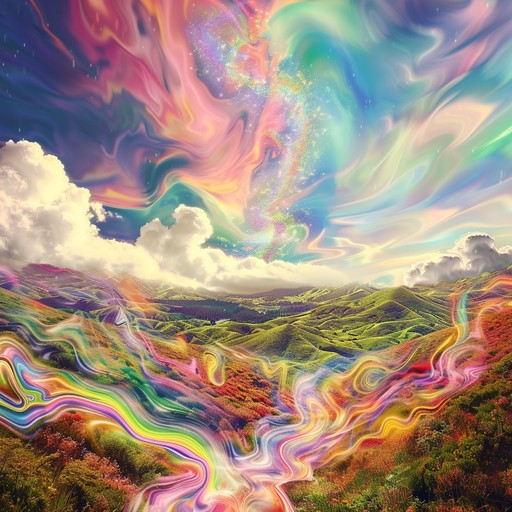
#> input picture Proje4/girdi_rgb.bmp, 512 x 512 px
$ python hafta9.py
#> lines starting #> are read from the running program, lines starting #| are printed output that depends on the picture
#> further down, img_bgr is the input picture: shape (512, 512, 3); mean B, G, R 128.4, 140.7, 159.5
#> `img_hsv = cv2.cvtColor(img_bgr, cv2.COLOR_BGR2HSV)`: img_hsv: shape (512, 512, 3); mean H, S, V 65.2, 93.5, 172.3
import os
import cv2
import numpy as np


def sentetik_renkli_bmp_olustur(dosya_yolu: str, genislik: int = 512, yukseklik: int = 512) -> None:
    x = np.arange(genislik, dtype=np.float64)[None, :]
    y = np.arange(yukseklik, dtype=np.float64)[:, None]

    b = np.clip(127.5 + 127.5 * np.sin(2.0 * np.pi * x / 256.0), 0, 255).astype(np.uint8)
    g = np.clip(127.5 + 127.5 * np.cos(2.0 * np.pi * y / 256.0), 0, 255).astype(np.uint8)
    r = np.clip(((x / genislik) + (y / yukseklik)) * 127.5, 0, 255).astype(np.uint8)

    img_bgr = np.stack(
        [
            np.broadcast_to(b, (yukseklik, genislik)),
            np.broadcast_to(g, (yukseklik, genislik)),
            np.broadcast_to(r, (yukseklik, genislik)),
        ],
        axis=-1,
    ).copy()
    cv2.imwrite(dosya_yolu, img_bgr)


def bgr_to_hsi_uint8(img_bgr: np.ndarray) -> np.ndarray:
    rgb = cv2.cvtColor(img_bgr, cv2.COLOR_BGR2RGB).astype(np.float64) / 255.0
    R = rgb[:, :, 0]
    G = rgb[:, :, 1]
    B = rgb[:, :, 2]

    intensity = (R + G + B) / 3.0
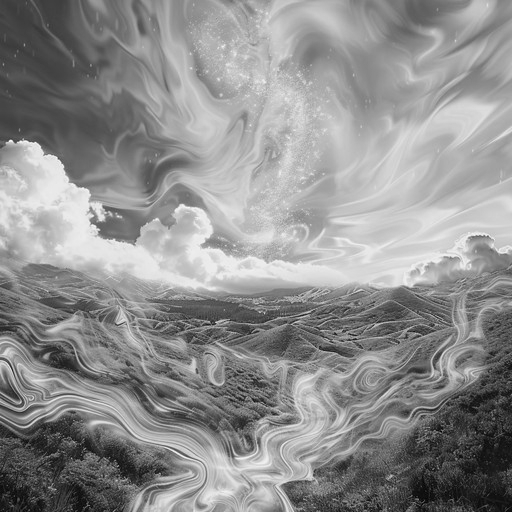
#> intensity: shape (512, 512) float64; min 0.0131, max 0.983, mean 0.56

    min_rgb = np.minimum(np.minimum(R, G), B)
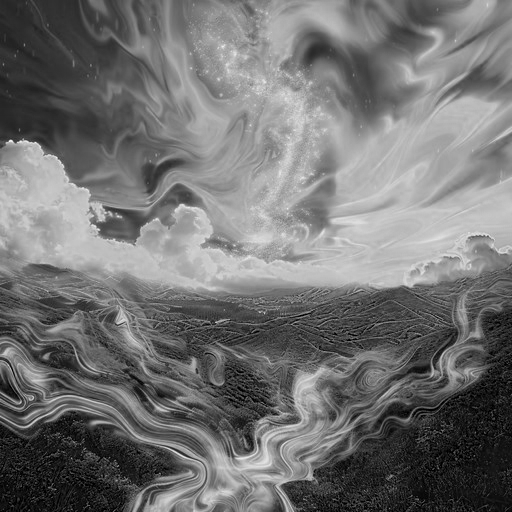
#> min_rgb: shape (512, 512) float64; min 0, max 0.973, mean 0.446
    toplam_rgb = R + G + B
    saturation = np.where(toplam_rgb > 1e-12, 1.0 - (3.0 * min_rgb / np.maximum(toplam_rgb, 1e-12)), 0.0)
    saturation = np.clip(saturation, 0.0, 1.0)

    pay = 0.5 * ((R - G) + (R - B))
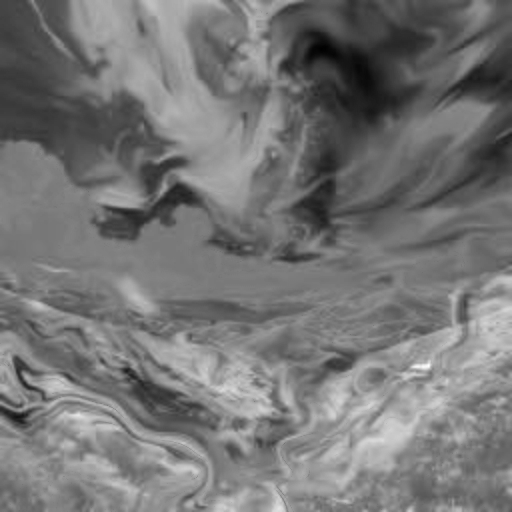
#> pay: shape (512, 512) float64; min -0.478, max 0.765, mean 0.098; drawn with min black and max white
    payda = np.sqrt((R - G) ** 2 + (R - B) * (G - B)) + 1e-12
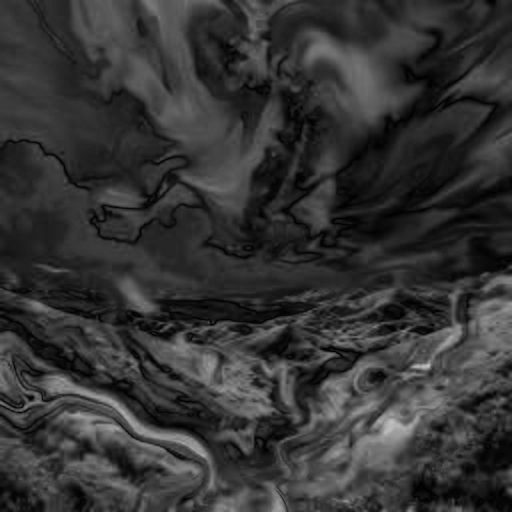
#> payda: shape (512, 512) float64; min 1e-12, max 0.77, mean 0.208
    aci_rad = np.arccos(np.clip(pay / payda, -1.0, 1.0))
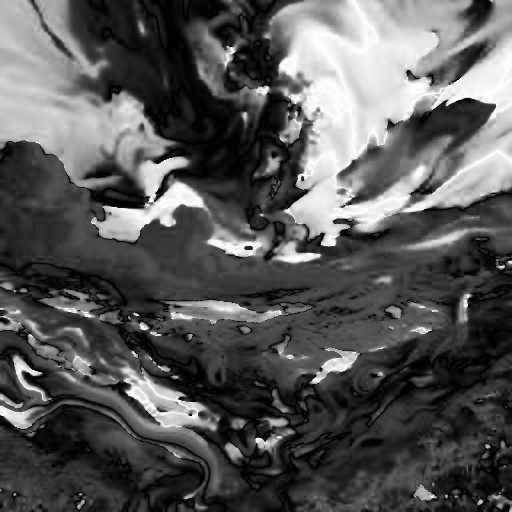
#> aci_rad: shape (512, 512) float64; min 1.82e-06, max 3.14, mean 1.08; drawn with min black and max white
    hue_rad = np.where(B <= G, aci_rad, 2.0 * np.pi - aci_rad)
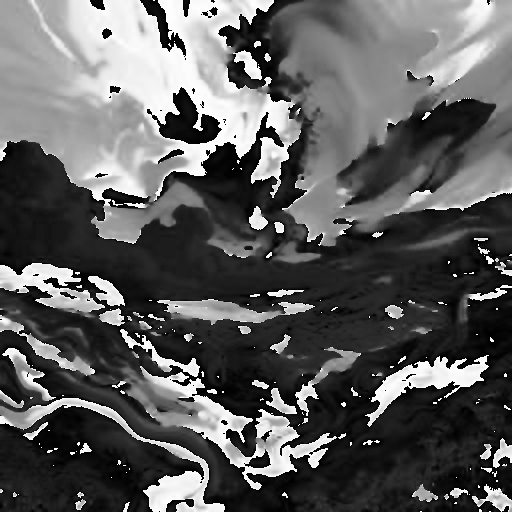
#> hue_rad: shape (512, 512) float64; min 1.82e-06, max 6.28, mean 2.29; drawn with min black and max white
    hue_norm = (hue_rad / (2.0 * np.pi)) % 1.0

    H_u8 = np.clip(hue_norm * 255.0, 0, 255).astype(np.uint8)
    S_u8 = np.clip(saturation * 255.0, 0, 255).astype(np.uint8)
    I_u8 = np.clip(intensity * 255.0, 0, 255).astype(np.uint8)

    return np.stack([H_u8, S_u8, I_u8], axis=-1)
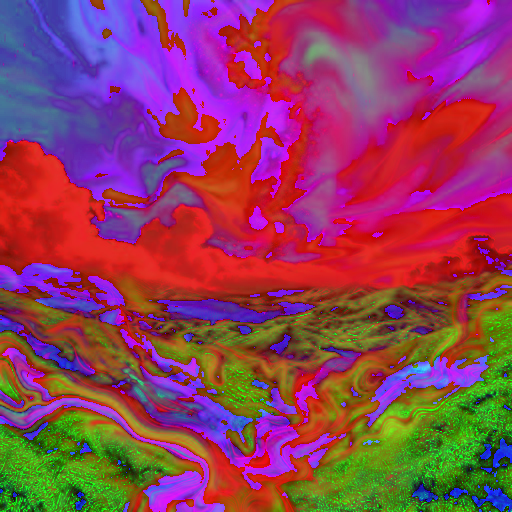
#> returned value: shape (512, 512, 3); mean of channels 0, 1, 2 92.6, 61.6, 142.5; drawn as B, G, R


girdi_dosya = "girdi_rgb.bmp"

if not os.path.exists(girdi_dosya):
    sentetik_renkli_bmp_olustur(girdi_dosya, genislik=512, yukseklik=512)

img_bgr = cv2.imread(girdi_dosya, cv2.IMREAD_COLOR)
if img_bgr is None:
    raise FileNotFoundError(f"{girdi_dosya} acilamadi.")

img_hsv = cv2.cvtColor(img_bgr, cv2.COLOR_BGR2HSV)
img_hsi = bgr_to_hsi_uint8(img_bgr)
img_yuv = cv2.cvtColor(img_bgr, cv2.COLOR_BGR2YUV)
#> img_yuv: shape (512, 512, 3); mean of channels 0, 1, 2 144.9, 119.8, 140.8
img_lab = cv2.cvtColor(img_bgr, cv2.COLOR_BGR2LAB)
#> img_lab: shape (512, 512, 3); mean of channels 0, 1, 2 152.5, 134.8, 137.7

cv2.imwrite("cikti_hsv.bmp", img_hsv)
cv2.imwrite("cikti_hsi.bmp", img_hsi)
cv2.imwrite("cikti_yuv.bmp", img_yuv)
cv2.imwrite("cikti_lab.bmp", img_lab)

print("Donusum ve BMP kayitlari tamamlandi:")
print(" - cikti_hsv.bmp")
print(" - cikti_hsi.bmp")
print(" - cikti_yuv.bmp")
print(" - cikti_lab.bmp")
